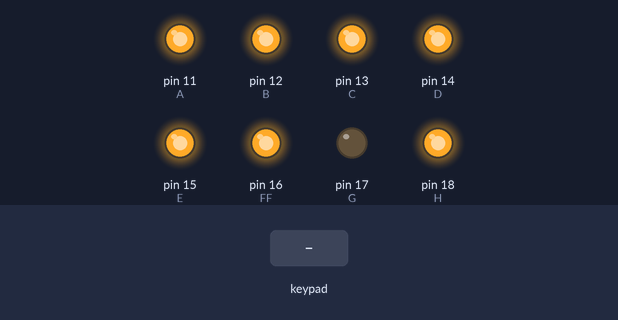
Recording of a sketch running on a simulated Arduino Uno, built with avr-gcc and run on an emulated ATmega328P. Parts: output pins drawn as LEDs (lit = HIGH). Dashed ring = blinking. Inputs (shaded band) come from the test bench.

Above: at 1.2 s.
1.3 s: keypad keys 2 3 4 5 pressed 0.4 s apart
At 5.4 s:
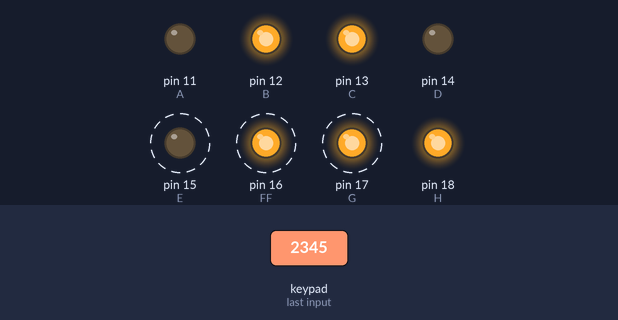
5.9 s: key '1' pressed
At 8.0 s:
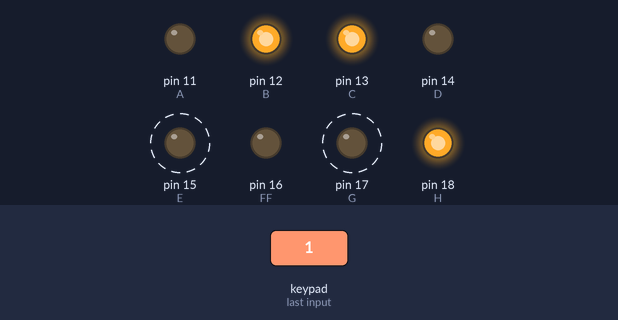
8.9 s: key 'A' pressed
At 9.9 s:
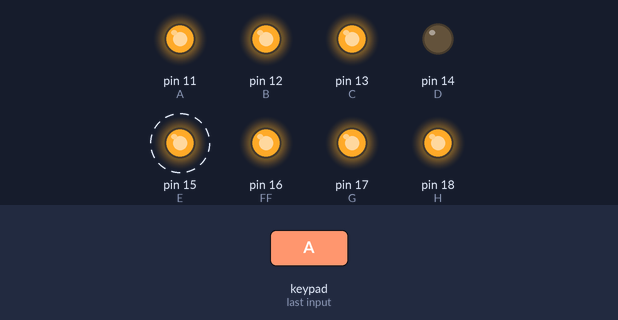
11.9 s: keypad keys 6 7 8 9 pressed 0.4 s apart
At 13.1 s:
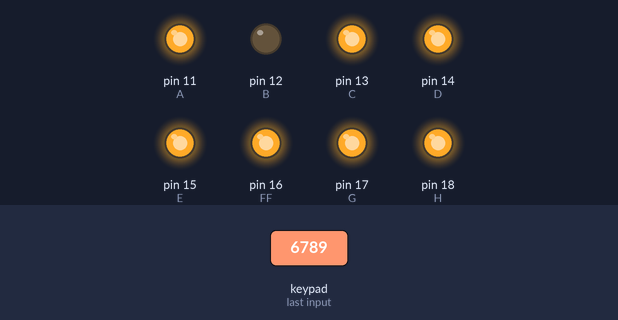
16.5 s: key 'B' pressed
At 18.5 s:
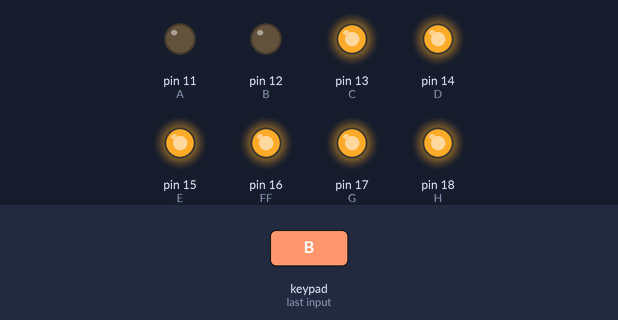
19.5 s: key 'C' pressed
At 20.4 s:
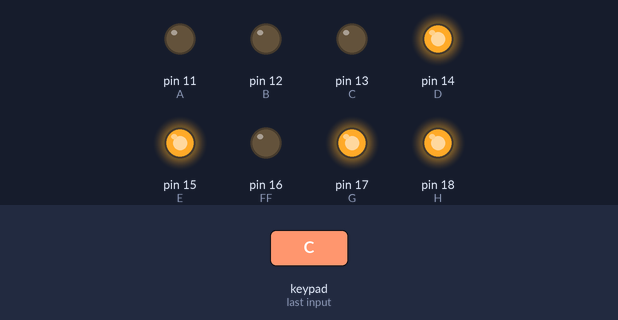
Timing chart, 0 to 22.5 s (numbered marks = the images above; inputs shaded):
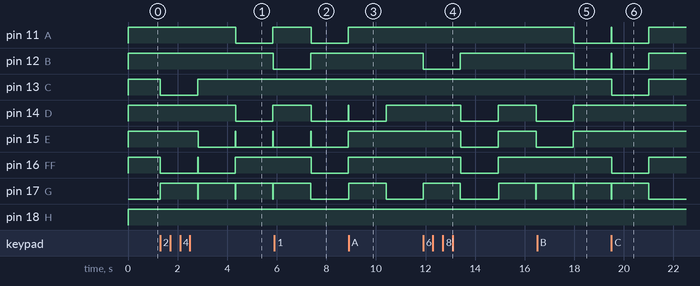

Measured:
- after the input at 1.3 s, pin 11 (A), pin 14 (D): HIGH → LOW after 3.0 s, → HIGH 1.5 s later; pin 12 (B): HIGH → LOW after 4.6 s; pin 13 (C): HIGH → LOW at once, → HIGH 1.5 s later; pin 15 (E): alternates HIGH for 0.02 s and LOW for 1.5 s, starting after 1.5 s; pin 16 (FF): alternates HIGH for 0.02 s and LOW for 1.5 s, starting at once
- after the input at 5.9 s, pin 11 (A), pin 14 (D), pin 16 (FF): HIGH → LOW after 1.5 s, → HIGH 1.5 s later
- after the input at 8.9 s, pin 14 (D): HIGH → LOW at once, → HIGH 1.5 s later; pin 17 (G): LOW → HIGH at once, → LOW 1.5 s later
- after the input at 11.9 s, pin 12 (B): HIGH → LOW at once, → HIGH 1.5 s later; pin 14 (D), pin 15 (E): HIGH → LOW after 1.5 s, → HIGH 1.5 s later, → LOW 1.5 s later; pin 16 (FF): HIGH → LOW after 1.5 s, → HIGH 1.5 s later; pin 17 (G): goes HIGH 1.5 s, LOW 1.5 s, HIGH 1.5 s, LOW 0.02 s, then HIGH, starting at once
- after the input at 16.5 s, pin 11 (A), pin 12 (B): HIGH → LOW after 1.5 s, → HIGH 1.5 s later
- after the input at 19.5 s, pin 11 (A), pin 12 (B), pin 13 (C), pin 16 (FF): HIGH → LOW at once, → HIGH 1.5 s later; pin 17 (G): LOW → HIGH at once, → LOW 1.5 s later

The sketch:

TECLADO_MATRICIAL_LENIN_TOC.ino
```cpp
/*
   Fundacion Kinal
   Centro educativo tecnico laboral Kinal
   Quinto perito
   Quinto electronica
   Codigo Tecnico: EB5AM
   Curso: Taller de electronica digital y reparacion de computadoras I
   Proyecto: TECLADO MATRICIAL
   De: LENIN TOC
*/
#include <Keypad.h>
#define cols 4
#define rows 4
#define A 11
#define B 12
#define C 13
#define D 14
#define E 15
#define FF 16
#define G 17
#define H 18
char holdkey;
char keys[rows][cols] = {
  {'1','2','3','A'},
  {'4','5','6','B'},
  {'7','8','9','C'},
  {'*','0','#','D'}
};


byte pines_filas[rows] = {2,3,4,5};
byte pines_columnas[cols] = {6,7,8,9};

Keypad teclado_magico = Keypad( makeKeymap(keys), pines_filas, pines_columnas, rows,cols);

void setup() {
pinMode(A, OUTPUT);
pinMode(B, OUTPUT);
pinMode(C, OUTPUT);
pinMode(D, OUTPUT);
pinMode(E, OUTPUT);
pinMode(FF, OUTPUT);
pinMode(G, OUTPUT);
pinMode(H, OUTPUT);
}

void loop()
{
 char tecla = teclado_magico.getKey();
  switch(tecla)
  {
    case '0':
    digitalWrite(A, HIGH);
    digitalWrite(B, HIGH);
    digitalWrite(C, HIGH);
    digitalWrite(D, HIGH);
    digitalWrite(E, HIGH);
    digitalWrite(FF, HIGH);
    digitalWrite(G, LOW);
    delay(1500);
    break;

    case '1':
    digitalWrite(A, LOW);
    digitalWrite(B, HIGH);
    digitalWrite(C, HIGH);
    digitalWrite(D, LOW);
    digitalWrite(E, LOW);
    digitalWrite(FF, LOW);
    digitalWrite(G, LOW);
    delay(1500);
    break;

    case '2':
    digitalWrite(A, HIGH);
    digitalWrite(B, HIGH);
    digitalWrite(C, LOW);
    digitalWrite(D, HIGH);
    digitalWrite(E, HIGH);
    digitalWrite(FF, LOW);
    digitalWrite(G, HIGH);
    delay(1500);
    break;

    case '3':
    digitalWrite(A, HIGH);
    digitalWrite(B, HIGH);
    digitalWrite(C, HIGH);
    digitalWrite(D, HIGH);
    digitalWrite(E, LOW);
    digitalWrite(FF, LOW);
    digitalWrite(G, HIGH);
    delay(1500);
    break;

    case '4':
    digitalWrite(A, LOW);
    digitalWrite(B, HIGH);
    digitalWrite(C, HIGH);
    digitalWrite(D, LOW);
    digitalWrite(E, LOW);
    digitalWrite(FF, HIGH);
    digitalWrite(G, HIGH);
    delay(1500);
    break;

    case '5':
    digitalWrite(A, HIGH);
    digitalWrite(B, LOW);
    digitalWrite(C, HIGH);
    digitalWrite(D, HIGH);
    digitalWrite(E, LOW);
    digitalWrite(FF, HIGH);
    digitalWrite(G, HIGH);
    delay(1500);
    break;

    case '6':
    digitalWrite(A, HIGH);
    digitalWrite(B, LOW);
    digitalWrite(C, HIGH);
    digitalWrite(D, HIGH);
    digitalWrite(E, HIGH);
    digitalWrite(FF, HIGH);
    digitalWrite(G, HIGH);
    delay(1500);
    break;

    case '7':
    digitalWrite(A, HIGH);
    digitalWrite(B, HIGH);
    digitalWrite(C, HIGH);
    digitalWrite(D, LOW);
    digitalWrite(E, LOW);
    digitalWrite(FF, LOW);
    digitalWrite(G, LOW);
    delay(1500);
    break;

    case '8':
    digitalWrite(A, HIGH);
    digitalWrite(B, HIGH);
    digitalWrite(C, HIGH);
    digitalWrite(D, HIGH);
    digitalWrite(E, HIGH);
    digitalWrite(FF, HIGH);
    digitalWrite(G, HIGH);
    delay(1500);
    break;

    case '9':
    digitalWrite(A, HIGH);
    digitalWrite(B, HIGH);
    digitalWrite(C, HIGH);
    digitalWrite(D, LOW);
    digitalWrite(E, LOW);
    digitalWrite(FF, HIGH);
    digitalWrite(G, HIGH);
    delay(1500);
    break;

    case 'A':
    digitalWrite(A, HIGH);
    digitalWrite(B, HIGH);
    digitalWrite(C, HIGH);
    digitalWrite(D, LOW);
    digitalWrite(E, HIGH);
    digitalWrite(FF, HIGH);
    digitalWrite(G, HIGH);
    delay(1500);
    break;

    case 'B':
    digitalWrite(A, LOW);
    digitalWrite(B, LOW);
    digitalWrite(C, HIGH);
    digitalWrite(D, HIGH);
    digitalWrite(E, HIGH);
    digitalWrite(FF, HIGH);
    digitalWrite(G, HIGH);
    delay(1500);
    break;

    case 'C':
    digitalWrite(A, LOW);
    digitalWrite(B, LOW);
    digitalWrite(C, LOW);
    digitalWrite(D, HIGH);
    digitalWrite(E, HIGH);
    digitalWrite(FF, LOW);
    digitalWrite(G, HIGH);
    delay(1500);
    break;

    case 'D':
    digitalWrite(A, LOW);
    digitalWrite(B, HIGH);
    digitalWrite(C, HIGH);
    digitalWrite(D, HIGH);
    digitalWrite(E, HIGH);
    digitalWrite(FF, LOW);
    digitalWrite(G, HIGH);
    delay(1500);
    break;

    case '*':
    digitalWrite(A, HIGH);
    digitalWrite(B, LOW);
    digitalWrite(C, LOW);
    digitalWrite(D, HIGH);
    digitalWrite(E, HIGH);
    digitalWrite(FF, HIGH);
    digitalWrite(G, HIGH);
    delay(1500);
    break;

    case '#':
    digitalWrite(A, HIGH);
    digitalWrite(B, LOW);
    digitalWrite(C, LOW);
    digitalWrite(D, LOW);
    digitalWrite(E, HIGH);
    digitalWrite(FF, HIGH);
    digitalWrite(G, HIGH);
    delay(1500);
    break;

    case NO_KEY:
    digitalWrite(A, HIGH);
    digitalWrite(B, HIGH);
    digitalWrite(C, HIGH);
    digitalWrite(D, HIGH);
    digitalWrite(E, HIGH);
    digitalWrite(FF, HIGH);
    digitalWrite(G, LOW);
    digitalWrite(H, HIGH);
    break;
}
}
```
